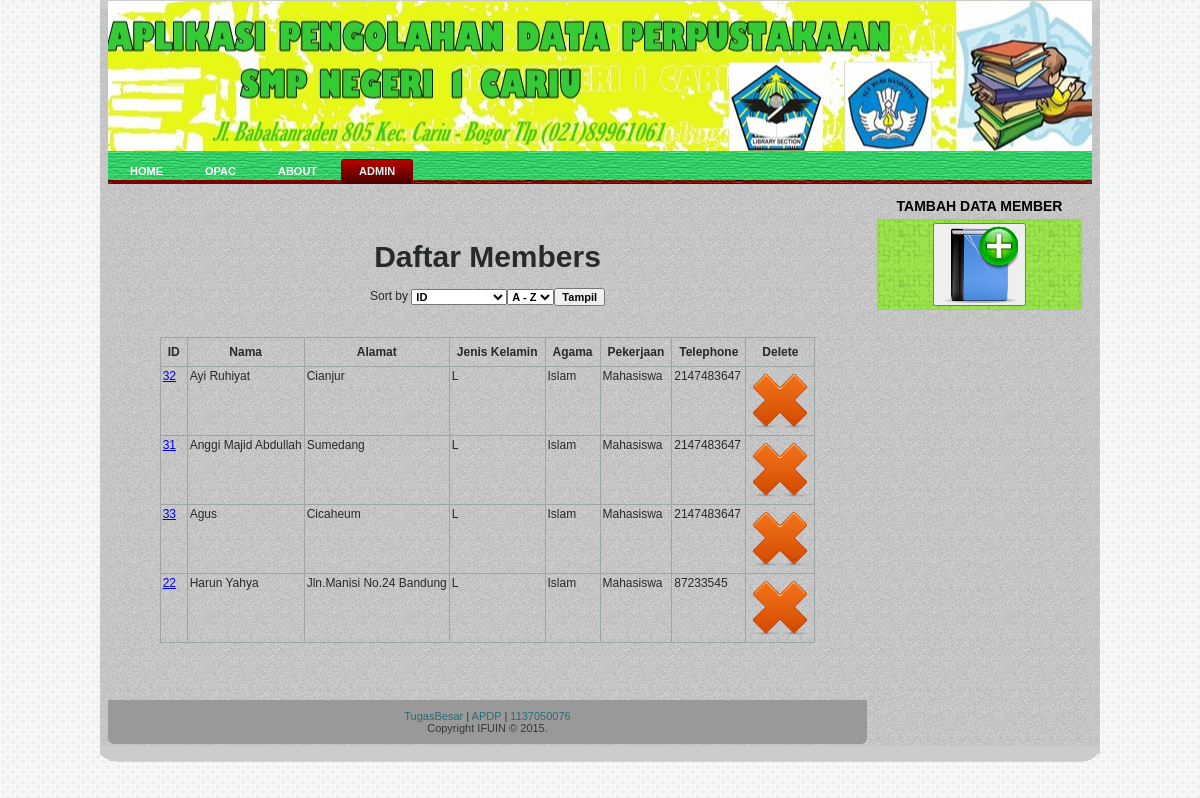
Screenshot of /perpusemas/member.php (signed in) with the database file from the repository.
### tables this page shows
CREATE TABLE IF NOT EXISTS `member` (
  `id_member` int(20) NOT NULL AUTO_INCREMENT,
  `nama` varchar(50) NOT NULL,
  `alamat` varchar(200) NOT NULL,
  `jk` varchar(2) NOT NULL,
  `agama` varchar(30) NOT NULL,
  `pekerjaan` varchar(30) NOT NULL,
  `tlp` int(15) NOT NULL,
  PRIMARY KEY (`id_member`)
);

### perpusemas/member.php (the view, shortened to what this page needs)
<!DOCTYPE html PUBLIC "-//W3C//DTD XHTML 1.0 Transitional//EN" "http://www.w3.org/TR/xhtml1/DTD/xhtml1-transitional.dtd">
<html xmlns="http://www.w3.org/1999/xhtml" dir="ltr" lang="en-US" xml:lang="en">
<head>
<link rel="stylesheet" type="text/css" href="development-bundle/themes/ui-lightness/ui.all.css">
    <link rel="stylesheet" href="style.css" type="text/css" media="screen" />
</head>
<body onLoad='proses()'>
<div id="art-page-background-glare">
        <div id="art-page-background-glare-image">
    <div id="art-main">
        <div class="art-sheet">
            <div class="art-sheet-cc"></div>
            <div class="art-sheet-body">
                <div class="art-header">
                    <div class="art-header-center">
                        <div class="art-header-png"></div>
                    </div>
                </div>
                <div class="art-nav">
                	<div class="l"></div>
                	<ul class="art-menu">
						<li>
                			<a href="home.php"><span class="l"></span><span class="r"></span><span class="t">Home</span></a>
                		</li>
                		<li>
                			<a class="1" title="Online Public Access Catalogue" href="index.php"><span class="l"></span><span class="r"></span><span class="t">OPAC</span></a>
                		</li>
                		<li>
                			<a href="#"><span class="l"></span><span class="r"></span><span class="t">About</span></a>
                		</li>
						<?php
							if($_SESSION['satu']=="terhubung")
								{
									echo "<li>";
									echo "<a href=\"#\" class=\"active\" ><span class=\"l\"></span><span class=\"r\"></span><span class=\"t\">Admin</span></a>";
									echo "</li>";
								}
						?>
                	</ul>
                </div>
                <div class="art-content-layout">
                    <div class="art-content-layout-row">
                        <div class="art-layout-cell art-content">
                          <div class="art-post">
                              <div class="art-post-body">
	   </div>
   </div>
						<div class="art-post">
                              <div class="art-post-body">
                           <div class="art-post-inner art-article">
										<center>
												<h3>Daftar Members</h3>
												<form action="member.php" method="POST">
												<table align="center">
												<br>
												<tr>
													Sort by <select name="sort">
														<option value="id_member">ID</option>
														</select>
													<select name="mode">
														<option value="asc">A - Z</option>
														<option value="desc">Z - A</option></select>
													<input type="submit" name="show" value="Tampil"></td>
												</tr>
												</table></form>
											    <br></br>
												<tr>
													<td>
												<?php
													echo "<div align=\"center\"><table border=\"0\" align=\"center\">";
													echo "<tr><th>ID</th><th>Nama</th><th>Alamat</th><th>Jenis Kelamin</th><th>Agama</th><th>Pekerjaan</th><th>Telephone</th><th>Delete</th></tr>";
															$select = $_SESSION['tampil_member'];
															$select_query = mysql_query($select);
															while($hasil = mysql_fetch_array($select_query))
																{
																		$id_member = $hasil['id_member'];
																		$nama = $hasil['nama'];
																		$alamat = $hasil['alamat'];
																		$jk = $hasil['jk'];
																		$agama = $hasil['agama'];
																		$pekerjaan = $hasil['pekerjaan'];
																		$tlp = $hasil['tlp'];
																	echo "<tr><td><a title=\"edit $nama\" href=\"edit.member.php?no=$id_member\">$id_member</a></td>";
																	echo "<td>$nama</td><td>$alamat</td><td>$jk</td><td>$agama</td><td>$pekerjaan</td><td>$tlp</td>";
																	echo "<form action=\"delete_member.php\" method=\"POST\">";
																	echo "<td><center><input title =\"Hapus $nama\" type=\"image\" src=\"delete.ico\" alt=\"Submit button\"><input type=\"hidden\" name=\"no\" value=\"$id_member\"</center></td>";
																	echo "</form>";
																}
															echo "</table></div>";
												?>
                          </div>
                              </div>
                          </div>
						  <div class="art-post">
                              <div class="art-post-body">
                              </div>
                          </div>
                        </div>
                        <div class="art-layout-cell art-sidebar1">
			<div class="art-block">
                              <div class="art-block-body">
                                          <div class="art-blockheader">
                                              <h3 class="t">TAMBAH DATA MEMBER</h3>
                                          </div>
                                          <div class="art-blockcontent">
                                              <div class="art-blockcontent-body">
                                                          <div>
						<button title="Tambah data buku" id="buka"><img src="images2/new21.png"></img></button>
                                              </div>
                                          </div>
                              </div>
                          </div>
			  </div>
                    </div>
                </div>
                <div class="art-footer">
                    <div class="art-footer-t"></div>
                    <div class="art-footer-l"></div>
                    <div class="art-footer-b"></div>
                    <div class="art-footer-body">
                        <div class="art-footer-text">
                            <p><a target="_blank" href="#">TugasBesar</a> | <a target="_blank" href="#">APDP</a> | <a target="_blank" href="#">1137050076</a></p><p>Copyright IFUIN &copy; 2015. </p>
                        </div>
                    </div>
                </div>
            </div>
        </div>
    </div>
        </div>
    </div>
</body>
</html>

### rows the page displays
member: id_member "32", nama "Ayi Ruhiyat", alamat "Cianjur", jk "L", agama "Islam", pekerjaan "Mahasiswa", tlp "2147483647"
member: id_member "31", nama "Anggi Majid Abdullah", alamat "Sumedang", jk "L", agama "Islam", pekerjaan "Mahasiswa", tlp "2147483647"
member: id_member "33", nama "Agus", alamat "Cicaheum", jk "L", agama "Islam", pekerjaan "Mahasiswa", tlp "2147483647"
member: id_member "22", nama "Harun Yahya", alamat "Jln.Manisi No.24 Bandung", jk "L", agama "Islam", pekerjaan "Mahasiswa", tlp "87233545"
